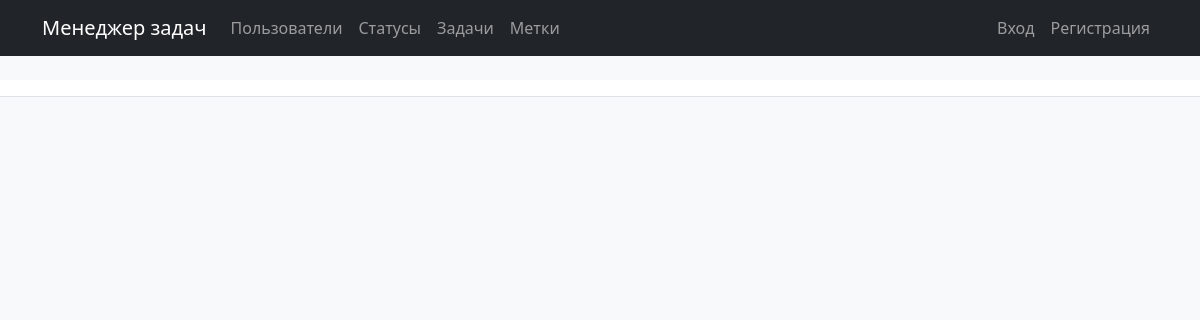
Before: /users/ with the older database file.
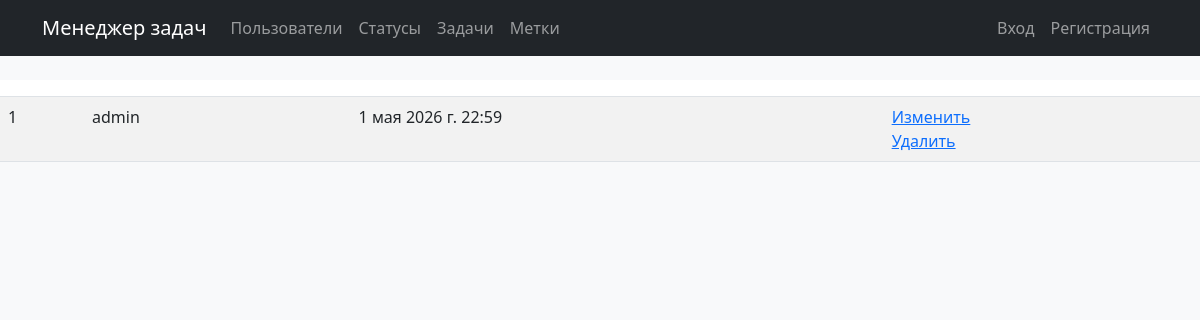
After: the same page with the newer database file.
### users/models.py (models this page shows)
class User(AbstractUser):
    def __str__(self):
        return self.get_full_name()

### users/views.py (the view)
# urls.py: path("", UsersList.as_view(), name="list"),
class UsersList(ListView):
    model = get_user_model()
    template_name = _TEMPLATE_USERS_INDEX
    context_object_name = "users"
    extra_context = {
        **_UI_ACTIONS,
    }

### task_manager/templates/users/index.html (shortened to what this page needs)
{% extends 'layout.html' %}
{% load django_bootstrap5 %}
{% block content %}
<table class="table table-striped">
    <thead>
      <tr>
        <th>{{ ID }}</th>
        <th>{{ username }}</th>
        <th>{{ full_name }}</th>
        <th>{{ created_at }}</th>
        <th></th>
      </tr>
    </thead>
    <tbody>
        {% for user in users %}
        <tr>
          <td>{{ user.id }}</td>
          <td>{{ user.username }}</td>
          <td>{{ user.get_full_name }}</td>
          <td>{{ user.date_joined }}</td>
          <td>
            <a href="{% url 'users:update' user.id %}">{{ edit }}</a>
            <br>
            <a href="{% url 'users:delete' user.id %}">{{ delete }}</a>
          </td>
        </tr>
        {% endfor %}
    </tbody>
  </table>
  {% endblock %}

### task_manager/templates/layout.html (shortened to what this page needs)
<!DOCTYPE html>
<html lang="ru">
<head>
    <link href="https://cdn.jsdelivr.net/npm/bootstrap@5.3.0/dist/css/bootstrap.min.css" rel="stylesheet">
</head>
<body class="bg-light">
    <header>
        <nav class="navbar navbar-expand-lg navbar-dark bg-dark">
            <div class="container">
                <a class="navbar-brand" href="{% url 'home' %}">Менеджер задач</a>
                <div class="collapse navbar-collapse" id="navbarNav">
                    <ul class="navbar-nav me-auto">
                        <li class="nav-item">
                            <a class="nav-link" href="{% url 'users:list' %}">Пользователи</a>
                        </li>
                        <li class="nav-item">
                            <a class="nav-link" href="{% url 'statuses:list' %}">Статусы</a>
                        </li>
                        <li class="nav-item">
                            <a class="nav-link" href="{% url 'tasks:list' %}">Задачи</a>
                        </li>
                        <li class="nav-item">
                            <a class="nav-link" href="{% url 'labels:list' %}">Метки</a>
                        </li>
                    </ul>
                    <ul class="navbar-nav">
                        {% if user.is_authenticated %}
                            <li class="nav-item">
                                <span class="navbar-text me-3">{{ user.get_full_name }}</span>
                            </li>
                            <li class="nav-item">
                                <form action="{% url 'logout' %}" method="post">
                                    {% csrf_token %}
                                    <button type="submit" class="btn btn-outline-light btn-sm">Выход</button>
                                </form>
                            </li>
                        {% else %}
                            <li class="nav-item">
                                <a class="nav-link" href="{% url 'login' %}">Вход</a>
                            </li>
                            <li class="nav-item">
                                <a class="nav-link" href="{% url 'users:create' %}">Регистрация</a>
                            </li>
                        {% endif %}
                    </ul>
                </div>
            </div>
        </nav>
    </header>
    <main>
        {% block content %}{% endblock %}
    </main>
</body>
</html>

Changed rows visible on the page:
added User: id "1", username "admin", date_joined "1 мая 2026 г. 22:59", edit "Изменить", delete "Удалить"
